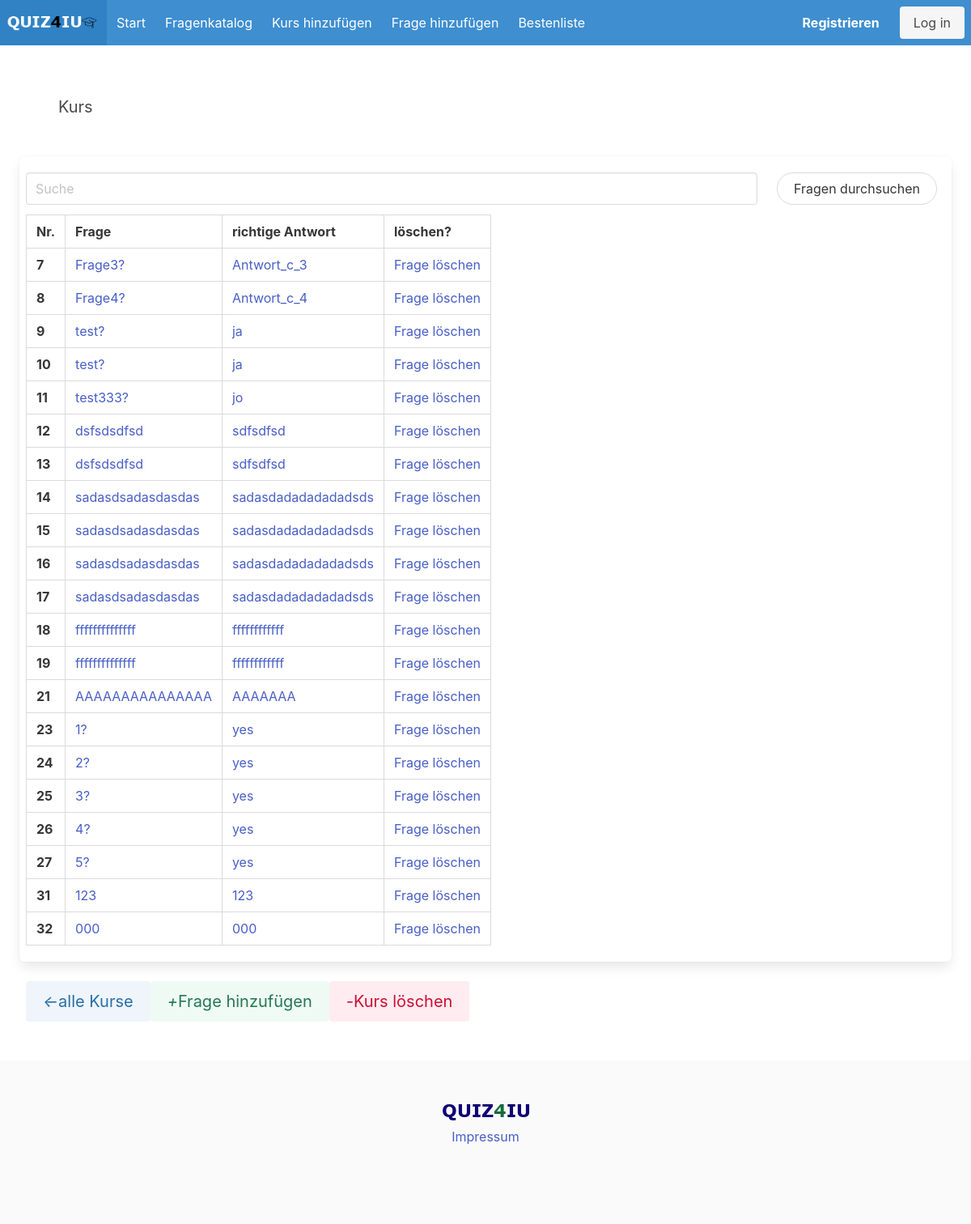
/quiz/fragenkatalog/, run on an earlier commit of the app's database.
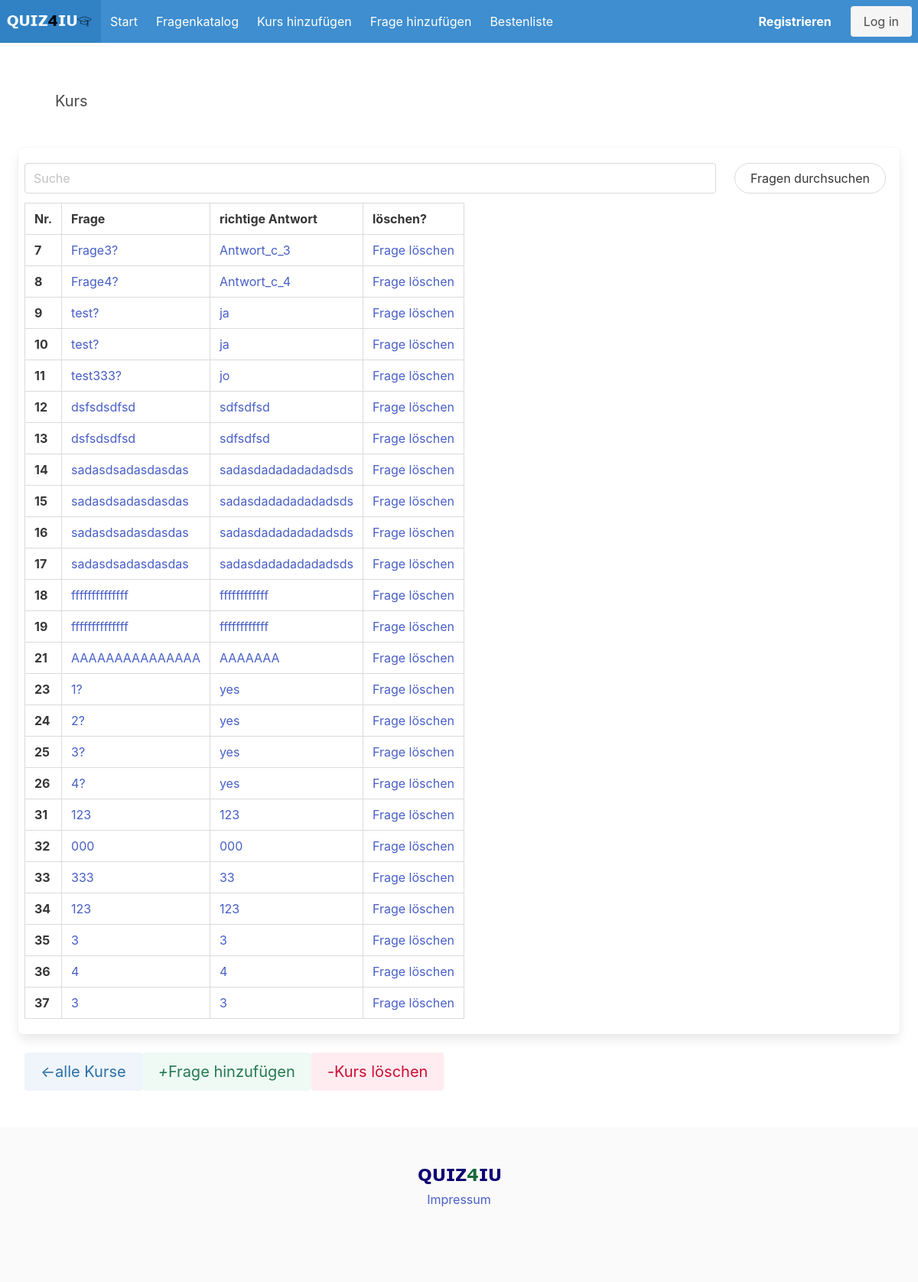
And on a later commit of the database.
### quiz/models.py (models this page shows, shortened)
class Question(models.Model):
    category = models.ForeignKey(Category, on_delete=models.CASCADE,default=getdefault)
    question = models.TextField()
    answer_correct = models.CharField(max_length = 200)
    answer_wrong_1 = models.CharField(max_length = 200)
    answer_wrong_2 = models.CharField(max_length = 200)
    answer_wrong_3 = models.CharField(max_length = 200)
    answer_reason_1 = models.CharField(max_length = 200)
    answer_reason_2 = models.CharField(max_length = 200)
    answer_reason_3 = models.CharField(max_length = 200)
    date = models.DateTimeField(auto_now_add=True)

### quiz/views.py (the view)
# urls.py: path('fragenkatalog/',views.fragenkatalog, name="fragenkatalog"),
def fragenkatalog(request):
    questions = Question.objects.all().order_by('date')
    return render(request, 'fragenkatalog.html', {'questions':questions})

### quiz/templates/fragenkatalog.html (shortened to what this page needs)
{% extends 'base_layout.html' %}
{% block content %}
<section class="section">
    <p class="subtitle">
      Kurs
    </p>
</section>
<div="px-2">
<div class="box px-2">
  <form method="GET" action="">
    <div class="columns">
      <div class="column is-four-fifths">
        <input class="input mb-3" type="text" placeholder="Suche" name="q">
      </div>
      <div class="column">
        <button class="button is-rounded mb-3" type="submit">Fragen durchsuchen</button>
      </div>
    </div>
  </form>
  <table class="table is-hoverable is-bordered">
    <thead>
        <tr>
          <th>Nr.</th>
          <th>Frage</th>
          <th>richtige Antwort</th>
          <th>löschen?</th>
          </tr>
    </thead>
    <tbody>
      {% for question in questions %}
      <tr>
          <th>{{question.id}}</th>
          <td class="tdOverflowBig"><a href="{% url 'update_question' question.id %}">{{question.question}}</a></td>
          <td class="tdOverflow"><a href="{% url 'update_question' question.id %}">{{question.answer_correct}}</a></td>
          <td><a href="{% url 'delete_question' question.id %}">Frage löschen</a></td>
      </tr>
    </tbody>
    {% endfor%}
  </table>
</div>
<div class="buttons has-addons px-2">
  <a href="{% url 'categorylist' %}">
    <button class="button is-medium is-info is-light">
        <i>←</i>
          alle Kurse
    </button>
  </a>
      <a href="{% url 'create_question_defaultcategory' category.id %}">
        <button class="button is-medium is-success is-light">
        <i>+</i>
          Frage hinzufügen
        </button>
      </a>
      <a href="{% url 'delete_category' category.id %}">
      <button class="button is-medium is-danger is-light">
        <i>-</i>
          Kurs löschen
      </button>
    </a>
  </div>
</div>
{% endblock %}

What changed in the data, as far as the page shows it:
removed Question: id "27", question "5?", answer_correct "yes"
added Question: id "33", question "333", answer_correct "33"
added Question: id "34", question "123", answer_correct "123"
added Question: id "35", question "3", answer_correct "3"
added Question: id "36", question "4", answer_correct "4"
added Question: id "37", question "3", answer_correct "3"
